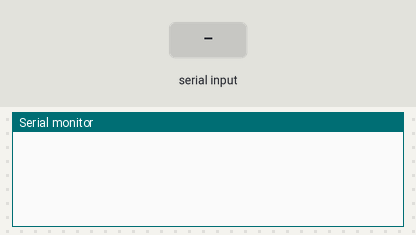
Recording of a sketch running on a simulated Arduino Uno, built with avr-gcc and run on an emulated ATmega328P. On the bench: the last lines printed to the serial monitor. Inputs (shaded band) come from the test bench.

Above: at 1.2 s.
1.3 s: "90,45\n" received over Serial
At 2.4 s:
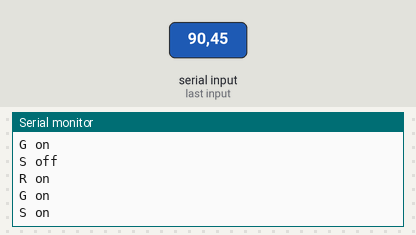
2.8 s: "30,150\n" received over Serial
At 3.2 s:
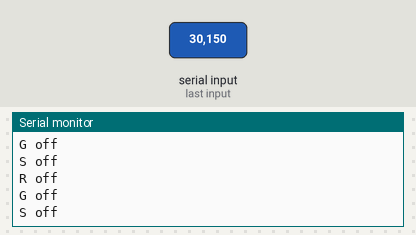

The sketch:

Serial.Control.ino
```cpp
/*SGR  R   G   S  RG  GS  RS
  000 001 010 100 011 110 101
   0   1   2   4   3   6   5
*/

int control = 7;

// 111 = 7
// 只要關 G 010
// 結果101
void setup() {
  Serial.begin(9600);
}
void loop() {
  if(Serial.available()){
    int n = Serial.read() - 48;
    if(n >= 0){
      control = control ^ n;
      Serial.println((control & 1) > 0? "R on":"R off");
      Serial.println((control & 2) > 0? "G on":"G off");
      Serial.println((control & 4) > 0? "S on":"S off");
    }
  }
}
```

Measured:
- after the input at 1.3 s, the serial monitor: prints a new line at once (image 1)
- after the input at 2.8 s, the serial monitor: prints a new line at once (image 2)
